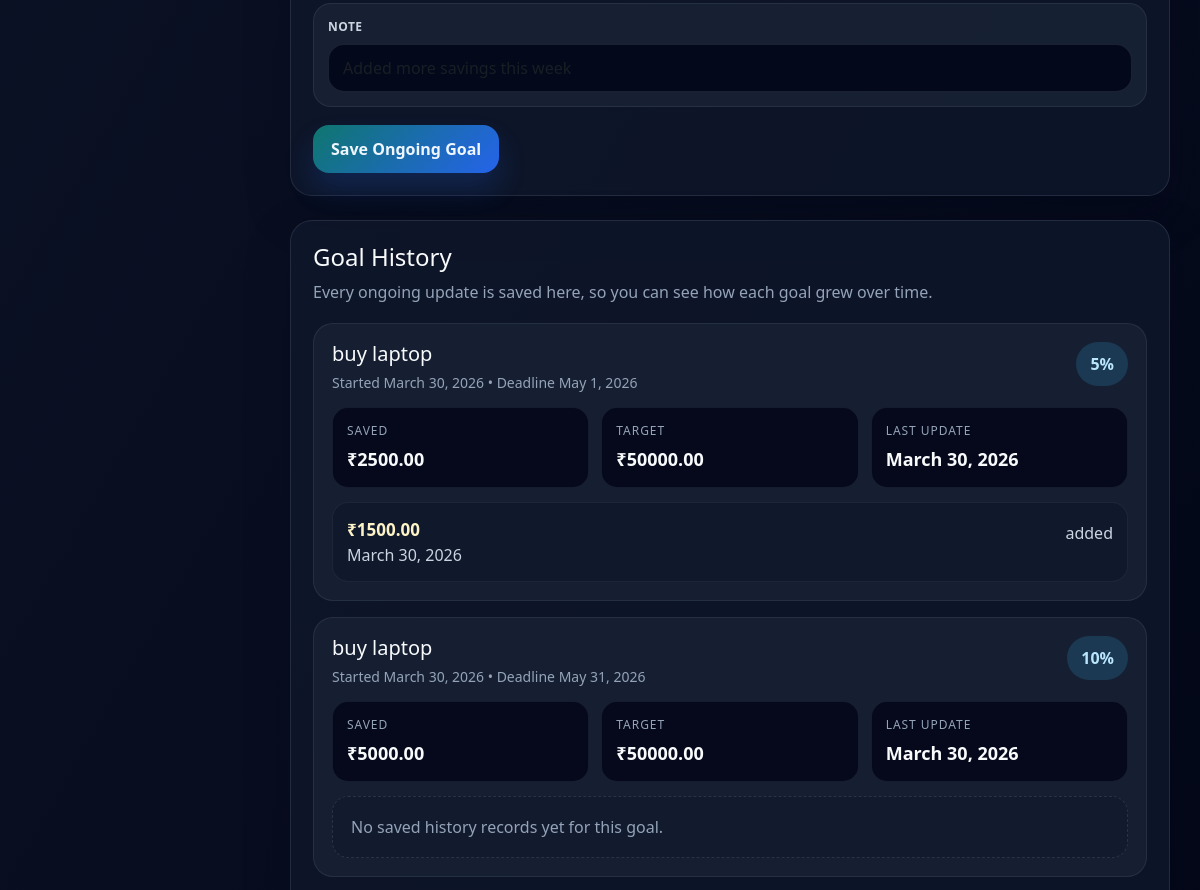
The app's page /goal/add/ (signed in, middle part), older data.
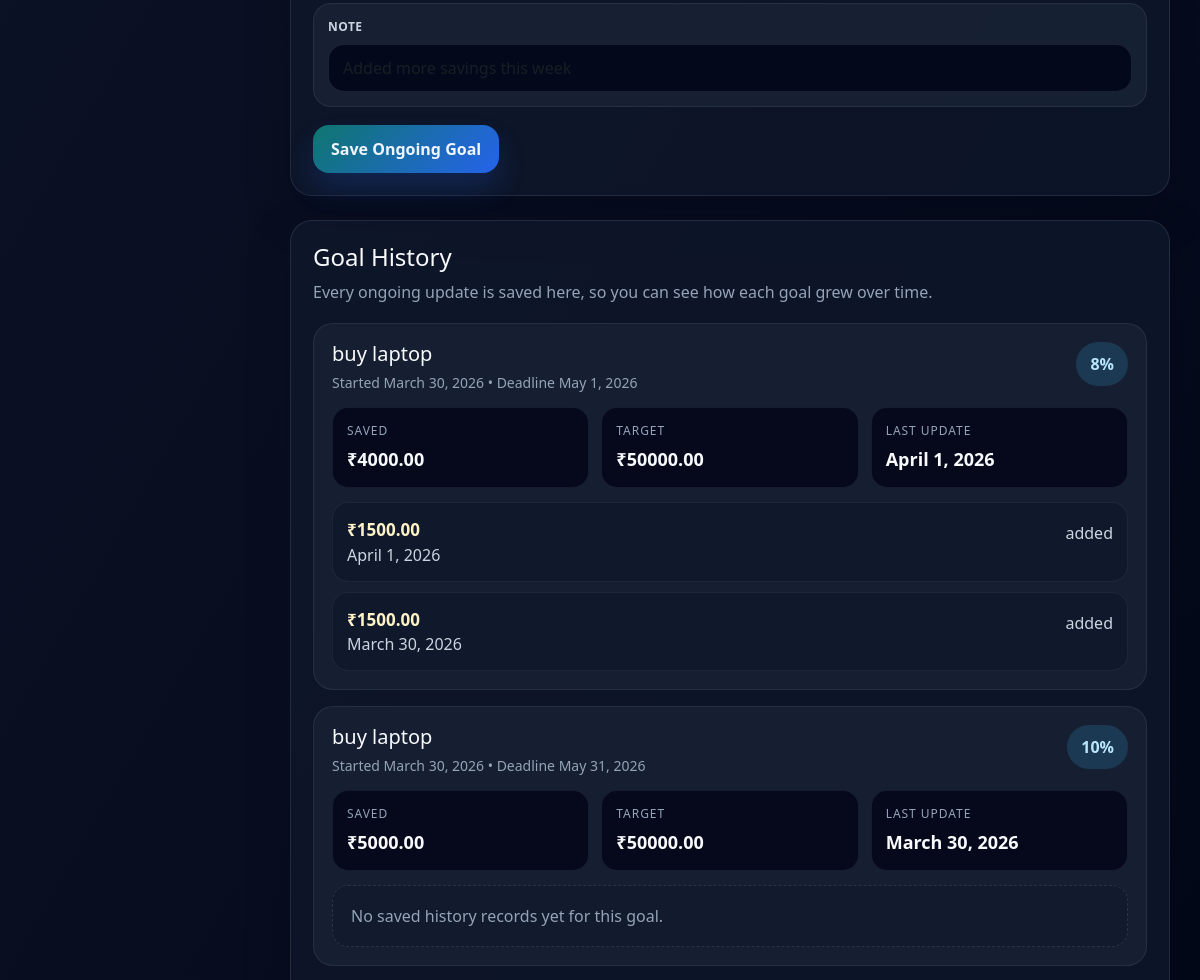
The same page, newer data.
### finance/models.py (models this page shows, shortened)
class Goal(models.Model):
    user= models.ForeignKey(User, on_delete=models.CASCADE)
    title = models.CharField(max_length=255)
    target_amount = models.DecimalField(max_digits=10, decimal_places=2)
    current_amount = models.DecimalField(max_digits=10, decimal_places=2, default=0)
    started_on = models.DateField(default=timezone.localdate)
    saved_on = models.DateField(default=timezone.localdate)
    deadline = models.DateField()
    def __str__(self):
        return self.title

class GoalContribution(models.Model):
    goal = models.ForeignKey(Goal, on_delete=models.CASCADE, related_name="contributions")
    amount = models.DecimalField(max_digits=10, decimal_places=2)
    saved_on = models.DateField(default=timezone.localdate)
    note = models.CharField(max_length=255, blank=True)
    created_at = models.DateTimeField(auto_now_add=True)
    class Meta:
        ordering = ["-saved_on", "-created_at"]

### finance/views.py (the view, shortened to what this page needs)
# urls.py: path('goal/add/', GoalCreateView.as_view(), name='goal_add'),
class GoalCreateView(LoginRequiredMixin, View):
    def get(self, request, *args, **kwargs):
        return render(request, "finance/goal_form.html", self.get_context(request))
    def get_context(self, request, create_form=None, ongoing_form=None):
        goals = Goal.objects.filter(user=request.user).prefetch_related("contributions").order_by("deadline", "title")
        goal_cards = [
            {
                "goal": goal,
                "progress": min((goal.current_amount / goal.target_amount) * 100, 100) if goal.target_amount > 0 else 0,
                "history": list(goal.contributions.all()[:5]),
            }
            for goal in goals
        ]
        return {
            "create_form": create_form or GoalForm(),
            "ongoing_form": ongoing_form or GoalContributionForm(user=request.user),
            "goal_cards": goal_cards,
        }

### finance/forms.py (shortened to what this page needs)
class GoalContributionForm(forms.ModelForm):
    goal = forms.ModelChoiceField(
        queryset=Goal.objects.none(),
        empty_label="Select a goal",
    )
    class Meta:
        model = GoalContribution
        fields = ["goal", "amount", "saved_on", "note"]
        widgets = {
            "amount": forms.NumberInput(attrs={"placeholder": "1500"}),
            "saved_on": forms.DateInput(attrs={"type": "date"}),
            "note": forms.TextInput(attrs={"placeholder": "Added more savings this week"}),
        }
    def __init__(self, *args, **kwargs):
        user = kwargs.pop("user", None)
        super().__init__(*args, **kwargs)
        for field in self.fields.values():
            field.widget.attrs.update({"class": "form-control custom-input"})
        self.fields["amount"].widget.attrs.update({"min": "0.01", "step": "0.01"})
        self.fields["saved_on"].widget.attrs.update({
            "type": "date",
            "max": date.today().isoformat(),
        })
        if user is not None:
            self.fields["goal"].queryset = Goal.objects.filter(user=user).order_by("title")

### finance/templates/finance/goal_form.html (shortened to what this page needs)
{% extends 'finance/base.html' %}
{% block content %}
<div class="goal-shell">
    <section class="goal-card">
        <form method="POST">
            <div class="goal-grid">
                <div class="goal-panel full">
                    <label class="goal-label">Note</label>
                    {{ ongoing_form.note }}
                </div>
            </div>
            <button type="submit" class="goal-btn secondary">Save Ongoing Goal</button>
        </form>
    </section>
    <section class="goal-card">
        <h2 class="section-title">Goal History</h2>
        <p class="section-subtitle">
            Every ongoing update is saved here, so you can see how each goal grew over time.
        </p>
        {% if goal_cards %}
        <div class="history-shell">
            {% for item in goal_cards %}
            <article class="history-card">
                <div class="history-head">
                    <div>
                        <h3>{{ item.goal.title }}</h3>
                        <div class="history-meta">Started {{ item.goal.started_on|date:"F j, Y" }} • Deadline {{ item.goal.deadline|date:"F j, Y" }}</div>
                    </div>
                    <div class="history-progress">{{ item.progress|floatformat:0 }}%</div>
                </div>
                <div class="history-summary">
                    <div class="history-summary-item">
                        <span>Saved</span>
                        <strong>&#8377;{{ item.goal.current_amount|floatformat:2 }}</strong>
                    </div>
                    <div class="history-summary-item">
                        <span>Target</span>
                        <strong>&#8377;{{ item.goal.target_amount|floatformat:2 }}</strong>
                    </div>
                    <div class="history-summary-item">
                        <span>Last Update</span>
                        <strong>{{ item.goal.saved_on|date:"F j, Y" }}</strong>
                    </div>
                </div>
                {% if item.history %}
                <div class="history-list">
                    {% for entry in item.history %}
                    <div class="history-entry">
                        <div>
                            <strong>&#8377;{{ entry.amount|floatformat:2 }}</strong>
                            <span>{{ entry.saved_on|date:"F j, Y" }}</span>
                        </div>
                        <div>
                            {% if entry.note %}
                            <p>{{ entry.note }}</p>
                            {% else %}
                            <p>No note added for this record.</p>
                            {% endif %}
                        </div>
                    </div>
                    {% endfor %}
                </div>
                {% else %}
                <div class="history-empty">No saved history records yet for this goal.</div>
                {% endif %}
            </article>
            {% endfor %}
        </div>
        {% else %}
        <div class="history-empty">No goals yet. Create a goal first, then add ongoing records here.</div>
        {% endif %}
    </section>
</div>
{% endblock %}

### finance/templates/finance/base.html (shortened to what this page needs)
<!DOCTYPE html>
<html lang="en">
<head>
    <link href="https://cdn.jsdelivr.net/npm/bootstrap@5.3.3/dist/css/bootstrap.min.css" rel="stylesheet">
</head>
<body>
    <div class="main-container">
        <div class="main-area">
            <main class="content">
                {% block content %}{% endblock %}
            </main>
        </div>
    </div>
</body>
</html>

### finance/templates/finance/base.html (style rules this page uses)
* { margin: 0; padding: 0; box-sizing: border-box; font-family: 'Segoe UI', sans-serif; }
body { background: linear-gradient(120deg, #0f172a, #020617); color: #e5e7eb; min-height: 100vh; overflow-x: hidden; }
.main-container { display: flex; width: 100%; min-height: 100vh; }
.main-area { margin-left: 260px; width: calc(100% - 260px); display: flex; flex-direction: column; min-height: 100vh; }
.content { padding: 30px; width: 100%; }

### finance/templates/finance/goal_form.html (style rules this page uses)
.goal-shell { display: grid; gap: 24px; max-width: 920px; margin: 0 auto; }
.goal-card { padding: 22px; border-radius: 22px; background: rgba(15, 23, 42, 0.86); border: 1px solid rgba(148, 163, 184, 0.16); box-shadow: 0 18px 45px rgba(2, 6, 23, 0.28); }
.goal-card + .goal-card { margin-top: 0; }
.section-title { margin: 0 0 8px; color: #f8fafc; font-size: 24px; }
.section-subtitle { margin: 0 0 18px; color: #94a3b8; line-height: 1.6; }
.goal-grid { display: grid; grid-template-columns: repeat(2, minmax(0, 1fr)); gap: 14px; }
.goal-panel { padding: 14px; border-radius: 18px; background: rgba(30, 41, 59, 0.6); border: 1px solid rgba(148, 163, 184, 0.12); }
.goal-panel.full { grid-column: 1 / -1; }
.goal-label { display: block; margin-bottom: 8px; font-size: 12px; font-weight: 600; letter-spacing: 0.04em; text-transform: uppercase; color: #cbd5e1; }
.goal-panel input { width: 100%; border-radius: 16px; padding: 11px 14px; background: rgba(2, 6, 23, 0.88); color: #f8fafc; border: 1px solid rgba(148, 163, 184, 0.16); outline: none; box-shadow: none; color-scheme: dark; }
.goal-btn { margin-top: 18px; border: none; border-radius: 16px; padding: 12px 18px; font-weight: 700; color: #172554; background: linear-gradient(135deg, #facc15, #f59e0b); box-shadow: 0 16px 28px rgba(245, 158, 11, 0.24); }
.goal-btn.secondary { color: #eff6ff; background: linear-gradient(135deg, #0f766e, #2563eb); box-shadow: 0 16px 28px rgba(37, 99, 235, 0.2); }
.history-shell { display: grid; gap: 16px; }
.history-card { padding: 18px; border-radius: 20px; background: rgba(30, 41, 59, 0.58); border: 1px solid rgba(148, 163, 184, 0.12); }
.history-head { display: flex; justify-content: space-between; align-items: start; gap: 16px; margin-bottom: 14px; }
.history-head h3 { margin: 0; color: #f8fafc; font-size: 20px; }
.history-meta { margin-top: 6px; color: #94a3b8; font-size: 14px; }
.history-progress { padding: 10px 14px; border-radius: 999px; background: rgba(56, 189, 248, 0.16); color: #bae6fd; font-weight: 700; white-space: nowrap; }
.history-summary { display: grid; grid-template-columns: repeat(auto-fit, minmax(160px, 1fr)); gap: 12px; margin-bottom: 14px; }
.history-summary-item { padding: 14px; border-radius: 16px; background: rgba(2, 6, 23, 0.82); border: 1px solid rgba(148, 163, 184, 0.12); }
.history-summary-item span { display: block; margin-bottom: 6px; color: #94a3b8; font-size: 12px; text-transform: uppercase; letter-spacing: 0.08em; }
.history-summary-item strong { color: #f8fafc; font-size: 18px; }
.history-list { display: grid; gap: 10px; }
.history-entry { display: flex; justify-content: space-between; align-items: start; gap: 12px; padding: 14px; border-radius: 16px; background: rgba(15, 23, 42, 0.76); border: 1px solid rgba(148, 163, 184, 0.1); }
.history-entry strong { display: block; color: #fef3c7; font-size: 17px; }
.history-entry span, .history-entry p { color: #cbd5e1; margin: 4px 0 0; }
.history-empty { padding: 18px; border-radius: 16px; border: 1px dashed rgba(148, 163, 184, 0.18); color: #94a3b8; background: rgba(15, 23, 42, 0.5); }

Row changes from the older to the newer data that the page shows:
changed Goal: progress "5" → "8"; goal.current_amount "2500.00" → "4000.00"; goal.saved_on "March 30, 2026" → "April 1, 2026"
added GoalContribution: amount "1500.00", saved_on "April 1, 2026", note "added", shown under Goal "buy laptop"
